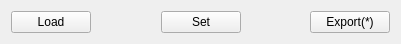
       <widget class="QWidget" name="layoutWidget">
        <property name="geometry">
         <rect>
          <x>10</x>
          <y>550</y>
          <width>401</width>
          <height>30</height>
         </rect>
        </property>
        <layout class="QHBoxLayout" name="horizontalLayout_28">
         <item>
          <widget class="QPushButton" name="pb_load_control_args">
           <property name="text">
            <string>Load</string>
           </property>
          </widget>
         </item>
         <item>
          <spacer name="horizontalSpacer_8">
           <property name="orientation">
            <enum>Qt::Horizontal</enum>
           </property>
           <property name="sizeHint" stdset="0">
            <size>
             <width>40</width>
             <height>20</height>
            </size>
           </property>
          </spacer>
         </item>
         <item>
          <widget class="QPushButton" name="pb_set_control_args">
           <property name="text">
            <string>Set</string>
           </property>
          </widget>
         </item>
         <item>
          <spacer name="horizontalSpacer_22">
           <property name="orientation">
            <enum>Qt::Horizontal</enum>
           </property>
           <property name="sizeHint" stdset="0">
            <size>
             <width>40</width>
             <height>20</height>
            </size>
           </property>
          </spacer>
         </item>
         <item>
          <widget class="QPushButton" name="pb_export_control_args">
           <property name="text">
            <string>Export(*)</string>
           </property>
          </widget>
         </item>
        </layout>
       </widget>
